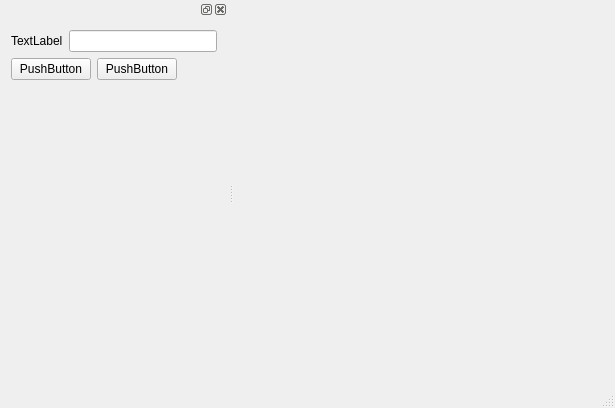
<?xml version="1.0" encoding="UTF-8"?>
<ui version="4.0">
 <class>MainWindow</class>
 <widget class="QMainWindow" name="MainWindow">
  <property name="geometry">
   <rect>
    <x>0</x>
    <y>0</y>
    <width>615</width>
    <height>408</height>
   </rect>
  </property>
  <property name="windowTitle">
   <string>MainWindow</string>
  </property>
  <widget class="QWidget" name="centralWidget"/>
  <widget class="QMenuBar" name="menuBar">
   <property name="geometry">
    <rect>
     <x>0</x>
     <y>0</y>
     <width>615</width>
     <height>21</height>
    </rect>
   </property>
  </widget>
  <widget class="QStatusBar" name="statusBar"/>
  <widget class="QDockWidget" name="dockWidget">
   <attribute name="dockWidgetArea">
    <number>1</number>
   </attribute>
   <widget class="QWidget" name="dockWidgetContents">
    <layout class="QGridLayout" name="gridLayout">
     <item row="0" column="1">
      <layout class="QVBoxLayout" name="verticalLayout_3">
       <item>
        <layout class="QHBoxLayout" name="horizontalLayout_5">
         <item>
          <widget class="QLabel" name="label_3">
           <property name="text">
            <string>TextLabel</string>
           </property>
          </widget>
         </item>
         <item>
          <widget class="QLineEdit" name="lineEdit_3"/>
         </item>
        </layout>
       </item>
       <item>
        <layout class="QHBoxLayout" name="horizontalLayout_6">
         <item>
          <widget class="QPushButton" name="pushButton_5">
           <property name="text">
            <string>PushButton</string>
           </property>
          </widget>
         </item>
         <item>
          <widget class="QPushButton" name="pushButton_6">
           <property name="text">
            <string>PushButton</string>
           </property>
          </widget>
         </item>
         <item>
          <spacer name="horizontalSpacer_3">
           <property name="orientation">
            <enum>Qt::Horizontal</enum>
           </property>
           <property name="sizeHint" stdset="0">
            <size>
             <width>40</width>
             <height>20</height>
            </size>
           </property>
          </spacer>
         </item>
        </layout>
       </item>
       <item>
        <spacer name="verticalSpacer_3">
         <property name="orientation">
          <enum>Qt::Vertical</enum>
         </property>
         <property name="sizeHint" stdset="0">
          <size>
           <width>20</width>
           <height>40</height>
          </size>
         </property>
        </spacer>
       </item>
      </layout>
     </item>
    </layout>
   </widget>
  </widget>
 </widget>
 <layoutdefault spacing="6" margin="11"/>
 <resources/>
 <connections/>
</ui>
